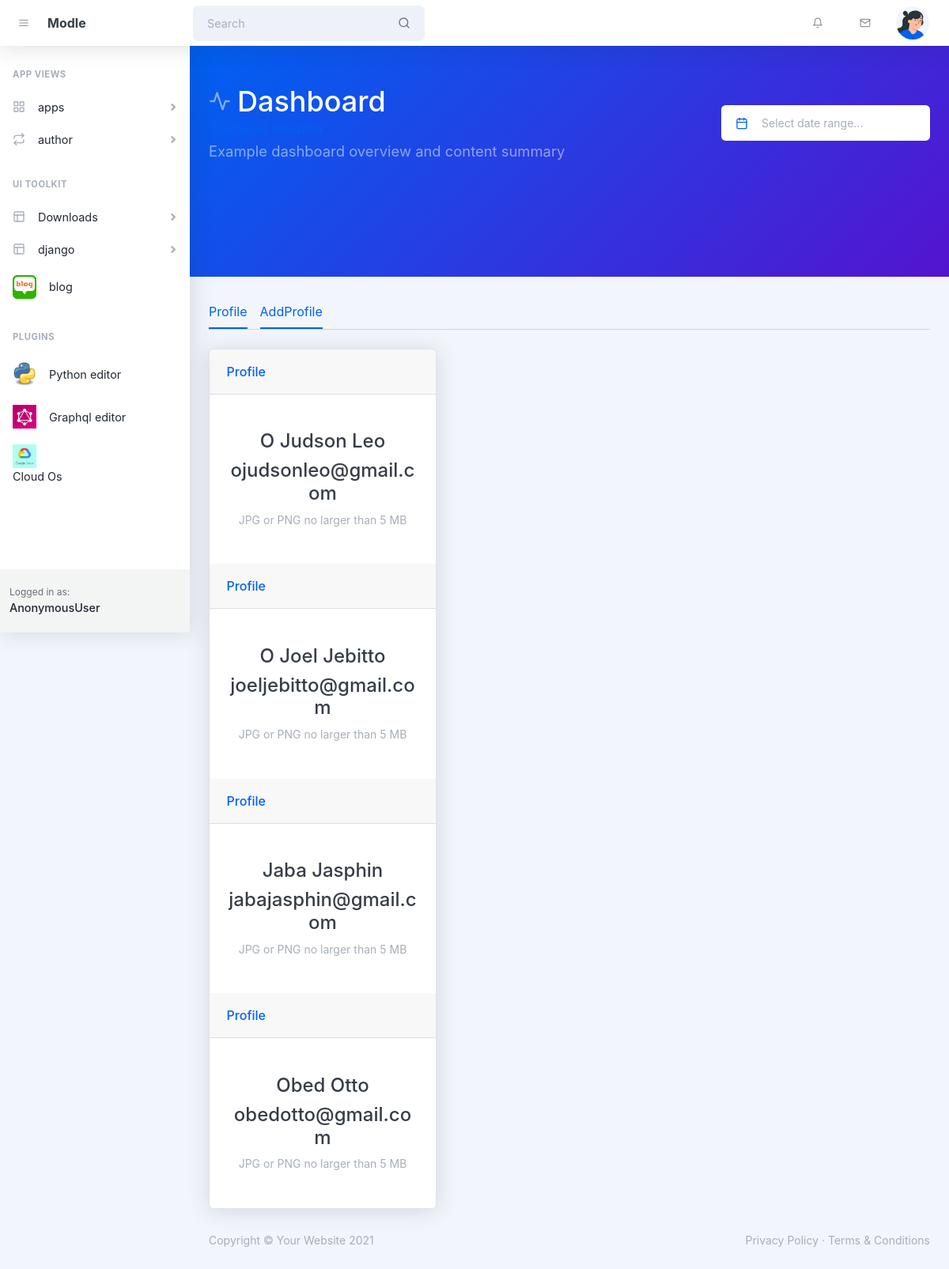
/profile/, run on the app's committed database.
### portfolio/models.py (models this page shows, shortened)
class profile(models.Model):
    name = models.CharField(max_length=200)
    email = models.EmailField()

### portfolio/views.py (the view)
# urls.py: path('', account_profile.as_view(), name='profile'),
class account_profile(ListView):
    model = profile
    template_name = "account-profile.html"

### templates/account-profile.html (shortened to what this page needs)
<!DOCTYPE html>
<html lang="en">
    <head>
        <link href="https://cdn.jsdelivr.net/npm/simple-datatables@latest/dist/style.css" rel="stylesheet" />
        <link href="https://cdn.jsdelivr.net/npm/litepicker/dist/css/litepicker.css" rel="stylesheet" />
        <link href="/static/css/styles.css" rel="stylesheet" />
        <link href="/static/css/styles.css" rel="stylesheet" />
    </head>
    <body class="nav-fixed">
        <nav class="topnav navbar navbar-expand shadow justify-content-between justify-content-sm-start navbar-light bg-white" id="sidenavAccordion">
            <button class="btn btn-icon btn-transparent-dark order-1 order-lg-0 me-2 ms-lg-2 me-lg-0" id="sidebarToggle"><i data-feather="menu"></i></button>
            <a class="navbar-brand pe-3 ps-4 ps-lg-2" href="/">Modle</a>
            <form class="form-inline me-auto d-none d-lg-block me-3">
                <div class="input-group input-group-joined input-group-solid">
                    <input class="form-control pe-0" type="search" placeholder="Search" aria-label="Search" />
                    <div class="input-group-text"><i data-feather="search"></i></div>
                </div>
            </form>
            <ul class="navbar-nav align-items-center ms-auto">
                <li class="nav-item dropdown no-caret d-none d-sm-block me-3 dropdown-notifications">
                    <a class="btn btn-icon btn-transparent-dark dropdown-toggle" id="navbarDropdownAlerts" href="javascript:void(0);" role="button" data-bs-toggle="dropdown" aria-haspopup="true" aria-expanded="false"><i data-feather="bell"></i></a>
                </li>
                <li class="nav-item dropdown no-caret d-none d-sm-block me-3 dropdown-notifications">
                    <a class="btn btn-icon btn-transparent-dark dropdown-toggle" id="navbarDropdownMessages" href="javascript:void(0);" role="button" data-bs-toggle="dropdown" aria-haspopup="true" aria-expanded="false"><i data-feather="mail"></i></a>
                </li>
                <li class="nav-item dropdown no-caret dropdown-user me-3 me-lg-4">
                    <a class="btn btn-icon btn-transparent-dark dropdown-toggle" id="navbarDropdownUserImage" href="javascript:void(0);" role="button" data-bs-toggle="dropdown" aria-haspopup="true" aria-expanded="false"><img class="img-fluid" src="/static/assets/img/illustrations/profiles/profile-1.png" /></a>
                </li>
            </ul>
        </nav>
        <div id="layoutSidenav">
            <div id="layoutSidenav_nav">
                <nav class="sidenav shadow-right sidenav-light">
                    <div class="sidenav-menu">
                        <div class="nav accordion" id="accordionSidenav">
                            <div class="sidenav-menu-heading">App Views</div>
                            <a class="nav-link collapsed" href="javascript:void(0);" data-bs-toggle="collapse" data-bs-target="#collapsePages" aria-expanded="false" aria-controls="collapsePages">
                                <div class="nav-link-icon"><i data-feather="grid"></i></div>
                                apps
                                <div class="sidenav-collapse-arrow"><i class="fas fa-angle-down"></i></div>
                            </a>
                            <a class="nav-link collapsed" href="javascript:void(0);" data-bs-toggle="collapse" data-bs-target="#collapseFlows" aria-expanded="false" aria-controls="collapseFlows">
                                <div class="nav-link-icon"><i data-feather="repeat"></i></div>
                                author
                                <div class="sidenav-collapse-arrow"><i class="fas fa-angle-down"></i></div>
                            </a>
                            <div class="sidenav-menu-heading">UI Toolkit</div>
                            <a class="nav-link collapsed" href="javascript:void(0);" data-bs-toggle="collapse" data-bs-target="#collapseLayouts" aria-expanded="false" aria-controls="collapseLayouts">
                                <div class="nav-link-icon"><i data-feather="layout"></i></div>
                                Downloads
                                <div class="sidenav-collapse-arrow"><i class="fas fa-angle-down"></i></div>
                            </a>
                            <a class="nav-link collapsed" href="javascript:void(0);" data-bs-toggle="collapse" data-bs-target="#collapseLayouts" aria-expanded="false" aria-controls="collapseLayouts">
                                <div class="nav-link-icon"><i data-feather="layout"></i></div>
                                django
                                <div class="sidenav-collapse-arrow"><i class="fas fa-angle-down"></i></div>
                            </a>
                            <a class="nav-link" href="/blog">
                                <div class="nav-link-icon"><img src="static/blog.png" height="30px"></i></div>
                                blog
                            </a>
                            <div class="sidenav-menu-heading">Plugins</div>
                            <a class="nav-link" href="/ide/Python">
                                <div class="nav-link-icon"><img src="/static/python-logo.8eb72ea6927b.png" height="30px"></i></div>
                                Python editor
                            </a>
                            <a class="nav-link" href="/ide/Graphql">
                                <div class="nav-link-icon"><img src="/static/download.jpeg" height="30px"></i></div>
                                Graphql editor
                            </a>
                        </div>
                        <a class="nav-link" href="cloud_os/">
                            <div class="nav-link-icon"><img src="/static/images.png" height="30px"></i></div>
                            Cloud Os
                        </a>
                    </div>
                    <div class="sidenav-footer">
                        <div class="sidenav-footer-content">
                            <div class="sidenav-footer-subtitle">Logged in as:</div>
                            <div class="sidenav-footer-title">{{ request.user }}</div>
                        </div>
                    </div>
                </nav>
            </div>
            <div id="layoutSidenav_content">
                <main>
                    <header class="page-header page-header-dark bg-gradient-primary-to-secondary pb-10">
                        <div class="container-xl px-4">
                            <div class="page-header-content pt-4">
                                <div class="row align-items-center justify-content-between">
                                    <div class="col-auto mt-4">
                                        <h1 class="page-header-title">
                                            <div class="page-header-icon"><i data-feather="activity"></i></div>
                                            Dashboard
                                        </h1>
                                        <a href="/static/setup.py" download>download setupfile</a>
                                        <div class="page-header-subtitle">Example dashboard overview and content summary</div>
                                    </div>
                                    <div class="col-12 col-xl-auto mt-4">
                                        <div class="input-group input-group-joined border-0" style="width: 16.5rem">
                                            <span class="input-group-text"><i class="text-primary" data-feather="calendar"></i></span>
                                            <input class="form-control ps-0 pointer" id="litepickerRangePlugin" placeholder="Select date range..." />
                                        </div>
                                    </div>
                                </div>
                            </div>
                        </div>
                    </header>
                    <div class="container-xl px-4 mt-4">
                        <nav class="nav nav-borders">
                            <a class="nav-link active ms-0" href="account-profile.html">Profile</a>
                            <a class="nav-link active ms-0" href="article/Create">AddProfile</a>
                        </nav>
                        <hr class="mt-0 mb-4" />
                        <div class="row">
                            <div class="col-xl-4">
                                <div class="card mb-4 mb-xl-0">
                                    <table class="row">
                                    {% for profile in object_list %}
                                    <div class="card-header">Profile</div>
                                    <div class="card-body text-center">
                                        <h1>{{ profile.name }}</h1>
                                        <h1>{{ profile.email}}</h1>
                                        <div class="small font-italic text-muted mb-4">JPG or PNG no larger than 5 MB</div>
                                    </div>
                                    {% endfor %}
                                </table>
                                </div>
                            </div>
                            <div class="col-xl-8">
                            </div>
                        </div>
                    </div>
                </main>
                <footer class="footer-admin mt-auto footer-light">
                    <div class="container-xl px-4">
                        <div class="row">
                            <div class="col-md-6 small">Copyright &copy; Your Website 2021</div>
                            <div class="col-md-6 text-md-end small">
                                <a href="#!">Privacy Policy</a>
                                &middot;
                                <a href="#!">Terms &amp; Conditions</a>
                            </div>
                        </div>
                    </div>
                </footer>
            </div>
        </div>
    </body>
</html>

### data on the page
profile: name "O Judson Leo", email "ojudsonleo@gmail.com"
profile: name "O Joel Jebitto", email "joeljebitto@gmail.com"
profile: name "Jaba Jasphin", email "jabajasphin@gmail.com"
profile: name "Obed Otto", email "obedotto@gmail.com"

### other printed values
{{ request.user }} "AnonymousUser"
